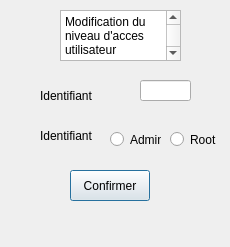
<?xml version="1.0" encoding="UTF-8"?>
<ui version="4.0">
 <class>modifuser</class>
 <widget class="QDialog" name="modifuser">
  <property name="geometry">
   <rect>
    <x>0</x>
    <y>0</y>
    <width>230</width>
    <height>247</height>
   </rect>
  </property>
  <property name="windowTitle">
   <string>Dialog</string>
  </property>
  <widget class="QLabel" name="label">
   <property name="geometry">
    <rect>
     <x>40</x>
     <y>80</y>
     <width>71</width>
     <height>31</height>
    </rect>
   </property>
   <property name="text">
    <string>Identifiant</string>
   </property>
  </widget>
  <widget class="QLineEdit" name="inp_ID">
   <property name="geometry">
    <rect>
     <x>140</x>
     <y>80</y>
     <width>51</width>
     <height>21</height>
    </rect>
   </property>
  </widget>
  <widget class="QLabel" name="label_2">
   <property name="geometry">
    <rect>
     <x>40</x>
     <y>120</y>
     <width>71</width>
     <height>31</height>
    </rect>
   </property>
   <property name="text">
    <string>Identifiant</string>
   </property>
  </widget>
  <widget class="QRadioButton" name="Admin">
   <property name="geometry">
    <rect>
     <x>110</x>
     <y>130</y>
     <width>51</width>
     <height>19</height>
    </rect>
   </property>
   <property name="text">
    <string>Admin</string>
   </property>
  </widget>
  <widget class="QRadioButton" name="Root">
   <property name="geometry">
    <rect>
     <x>170</x>
     <y>130</y>
     <width>51</width>
     <height>19</height>
    </rect>
   </property>
   <property name="text">
    <string>Root</string>
   </property>
  </widget>
  <widget class="QPushButton" name="pushButton">
   <property name="geometry">
    <rect>
     <x>70</x>
     <y>170</y>
     <width>80</width>
     <height>31</height>
    </rect>
   </property>
   <property name="text">
    <string>Confirmer</string>
   </property>
  </widget>
  <widget class="QPlainTextEdit" name="plainTextEdit">
   <property name="geometry">
    <rect>
     <x>60</x>
     <y>10</y>
     <width>121</width>
     <height>51</height>
    </rect>
   </property>
   <property name="layoutDirection">
    <enum>Qt::LeftToRight</enum>
   </property>
   <property name="styleSheet">
    <string notr="true">font: 8pt &quot;Nirmala UI Semilight&quot;;
text-align: center;</string>
   </property>
   <property name="plainText">
    <string>Modification du niveau d'acces utilisateur</string>
   </property>
  </widget>
 </widget>
 <resources/>
 <connections/>
</ui>
